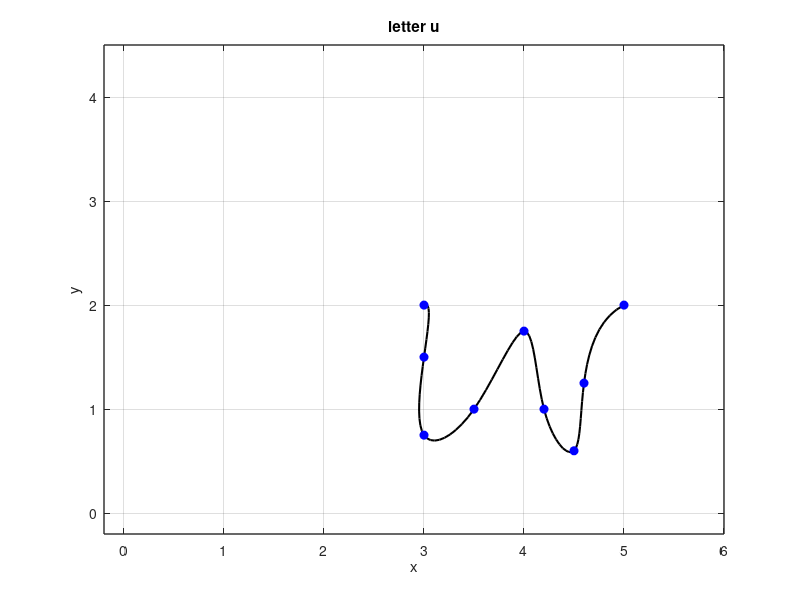

Reproduce this figure in MATLAB.
% Define data points
x = [3.0 3.0 3.0 3.5 4.0 4.2 4.5 4.6 5.0];
y = [2.0 1.5 0.75 1.0 1.75 1.0 0.6 1.25 2.0];

n = length(x);
t = 0:n-1;
tt = 0:0.1:n-1;

xx = spline(t, x, tt);
yy = spline(t, y, tt);

figure(1)
plot(xx, yy, 'k', 'LineWidth', 1.5)
hold on
plot (x, y, 'bo', 'MarkerFaceColor', 'b')
axis([-0.2 6 -0.2 4.5])
grid on
title('letter u')
xlabel('x')
ylabel('y')
set(gca, 'FontSize', 10, 'LineWidth', 1)
grid on




